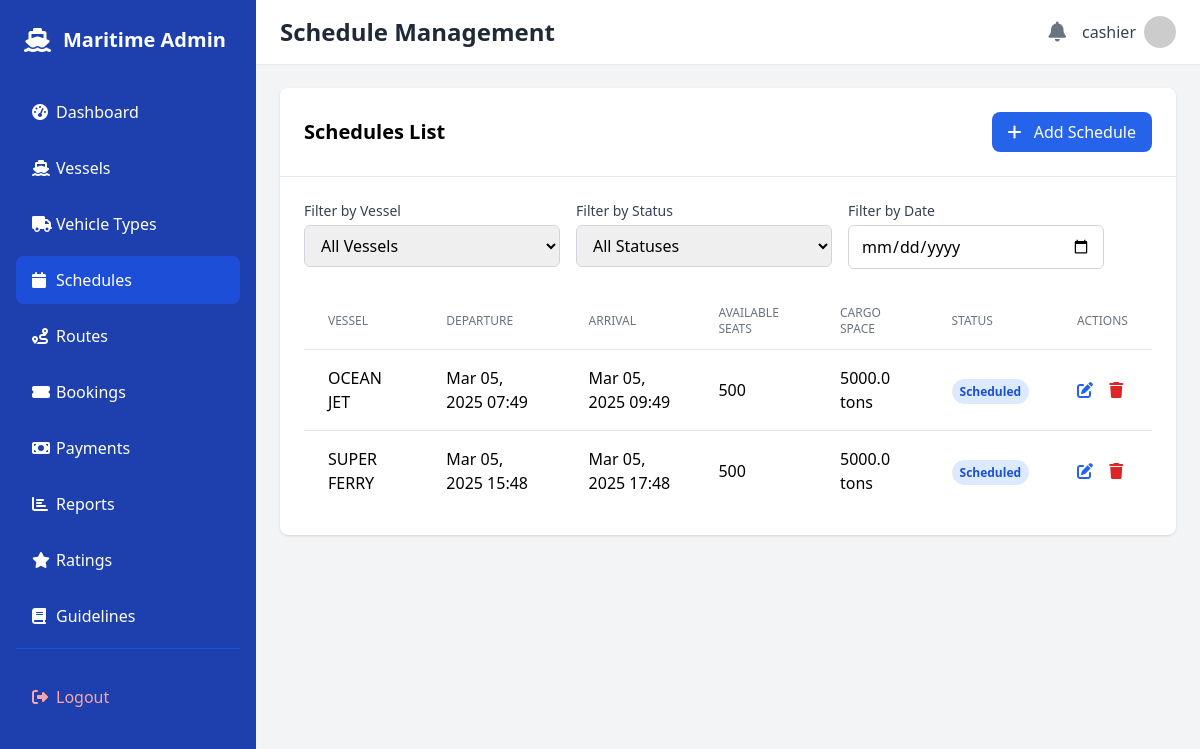
/dashboard/schedules/ (signed in), run on the app's committed database.
### trip/models.py (models this page shows, shortened)
class Schedule(models.Model):
    vessel = models.ForeignKey(Vessel, on_delete=models.CASCADE)
    route = models.ForeignKey(Route, on_delete=models.CASCADE)
    departure_datetime = models.DateTimeField()
    arrival_datetime = models.DateTimeField()
    available_seats = models.PositiveIntegerField()
    available_cargo_space = models.FloatField()
    adult_fare = models.DecimalField(
        max_digits=10,
        decimal_places=2,
        validators=[MinValueValidator(0)],
        help_text="Adult passenger fare rate"
    )
    child_fare = models.DecimalField(
        max_digits=10,
        decimal_places=2,
        validators=[MinValueValidator(0)],
        help_text="Child passenger fare rate (ages 3-11)"
    )
    STATUS_CHOICES = [
        ('scheduled', 'Scheduled'),
        ('in_progress', 'In Progress'),
        ('completed', 'Completed'),
        ('canceled', 'Canceled'),
    ]
    status = models.CharField(max_length=20, choices=STATUS_CHOICES, default='scheduled')
    notes = models.TextField(blank=True, null=True)

class Vessel(models.Model):
    name = models.CharField(max_length=100)
    capacity_passengers = models.PositiveIntegerField()
    capacity_cargo = models.FloatField(help_text="Capacity in metric tons")
    active = models.BooleanField(default=True)

### trip/views.py (the view)
# urls.py: path('dashboard/schedules/', views.schedule_list, name='dashboard_schedules'),
@login_required
@staff_member_required
def schedule_list(request):
    schedules = Schedule.objects.select_related('vessel', 'route').order_by('departure_datetime')
    search_query = request.GET.get('search', '')
    status_filter = request.GET.get('status', '')
    date_filter = request.GET.get('date', '')
    if search_query:
        schedules = schedules.filter(
            Q(vessel__name__icontains=search_query) |
            Q(route__name__icontains=search_query)
        )
    if status_filter:
        schedules = schedules.filter(status=status_filter)
    if date_filter:
        try:
            filter_date = timezone.datetime.strptime(date_filter, '%Y-%m-%d').date()
            schedules = schedules.filter(departure_datetime__date=filter_date)
        except ValueError:
            pass
    paginator = Paginator(schedules, 15)  # Show 15 schedules per page
    page = request.GET.get('page', 1)
    try:
        schedules = paginator.page(page)
    except PageNotAnInteger:
        schedules = paginator.page(1)
    except EmptyPage:
        schedules = paginator.page(paginator.num_pages)
    context = {
        'schedules': schedules,
        'search_query': search_query,
        'status_filter': status_filter,
        'date_filter': date_filter,
        'active_tab': 'schedules',
        'status_choices': Schedule.STATUS_CHOICES,
    }
    return render(request, 'dashboard/schedules.html', context)

### trip/views.py (called while the page is built)
def get_notification_context(request):
    if request.user.is_authenticated:
        pending_payments_count = Booking.objects.filter(is_paid=False).count()
        return {
            'pending_payments_count': pending_payments_count
        }
    return {'pending_payments_count': 0}

### templates/dashboard/schedules.html (shortened to what this page needs)
{% extends 'dashboard/base.html' %}
{% block header %}Schedule Management{% endblock %}
{% block content %}
<div class="bg-white rounded-lg shadow">
    <div class="p-6 border-b border-gray-200 flex justify-between items-center">
        <h2 class="text-xl font-semibold">Schedules List</h2>
        <button id="openAddScheduleModal" class="bg-blue-600 text-white px-4 py-2 rounded-lg hover:bg-blue-700">
            <i class="fas fa-plus mr-2"></i> Add Schedule
        </button>
    </div>
    <div class="p-6">
        <div class="mb-6 flex flex-wrap gap-4">
            <div class="w-full md:w-auto">
                <label for="vessel-filter" class="block text-sm font-medium text-gray-700 mb-1">Filter by Vessel</label>
                <select id="vessel-filter" class="w-full md:w-64 px-3 py-2 border border-gray-300 rounded-md focus:outline-none focus:ring-blue-500 focus:border-blue-500">
                    <option value="">All Vessels</option>
                </select>
            </div>
            <div class="w-full md:w-auto">
                <label for="status-filter" class="block text-sm font-medium text-gray-700 mb-1">Filter by Status</label>
                <select id="status-filter" class="w-full md:w-64 px-3 py-2 border border-gray-300 rounded-md focus:outline-none focus:ring-blue-500 focus:border-blue-500">
                    <option value="">All Statuses</option>
                </select>
            </div>
            <div class="w-full md:w-auto">
                <label for="date-filter" class="block text-sm font-medium text-gray-700 mb-1">Filter by Date</label>
                <input type="date" id="date-filter" class="w-full md:w-64 px-3 py-2 border border-gray-300 rounded-md focus:outline-none focus:ring-blue-500 focus:border-blue-500">
            </div>
        </div>
        <div class="overflow-x-auto">
            <table class="min-w-full divide-y divide-gray-200">
                <thead>
                    <tr>
                        <th class="px-6 py-3 text-left text-xs font-medium text-gray-500 uppercase">Vessel</th>
                        <th class="px-6 py-3 text-left text-xs font-medium text-gray-500 uppercase">Departure</th>
                        <th class="px-6 py-3 text-left text-xs font-medium text-gray-500 uppercase">Arrival</th>
                        <th class="px-6 py-3 text-left text-xs font-medium text-gray-500 uppercase">Available Seats</th>
                        <th class="px-6 py-3 text-left text-xs font-medium text-gray-500 uppercase">Cargo Space</th>
                        <th class="px-6 py-3 text-left text-xs font-medium text-gray-500 uppercase">Status</th>
                        <th class="px-6 py-3 text-left text-xs font-medium text-gray-500 uppercase">Actions</th>
                    </tr>
                </thead>
                <tbody id="schedules-table-body" class="divide-y divide-gray-200">
                    {% for schedule in schedules %}
                    <tr data-vessel-id="{{ schedule.vessel.id }}" data-status="{{ schedule.status }}" data-date="{{ schedule.departure_datetime|date:'Y-m-d' }}">
                        <td class="px-6 py-4">{{ schedule.vessel.name }}</td>
                        <td class="px-6 py-4">{{ schedule.departure_datetime|date:"M d, Y H:i" }}</td>
                        <td class="px-6 py-4">{{ schedule.arrival_datetime|date:"M d, Y H:i" }}</td>
                        <td class="px-6 py-4">{{ schedule.available_seats }}</td>
                        <td class="px-6 py-4">{{ schedule.available_cargo_space }} tons</td>
                        <td class="px-6 py-4">
                            {% if schedule.status == 'scheduled' %}
                            <span class="px-2 py-1 text-xs font-semibold text-blue-700 bg-blue-100 rounded-full">Scheduled</span>
                            {% elif schedule.status == 'in_progress' %}
                            <span class="px-2 py-1 text-xs font-semibold text-yellow-700 bg-yellow-100 rounded-full">In Progress</span>
                            {% elif schedule.status == 'completed' %}
                            <span class="px-2 py-1 text-xs font-semibold text-green-700 bg-green-100 rounded-full">Completed</span>
                            {% elif schedule.status == 'canceled' %}
                            <span class="px-2 py-1 text-xs font-semibold text-red-700 bg-red-100 rounded-full">Canceled</span>
                            {% endif %}
                        </td>
                        <td class="px-6 py-4">
                            <button onclick="openEditScheduleModal({{ schedule.id }})" class="text-blue-600 hover:text-blue-800 mr-3">
                                <i class="fas fa-edit"></i>
                            </button>
                            <button onclick="openDeleteScheduleModal({{ schedule.id }})" class="text-red-600 hover:text-red-800">
                                <i class="fas fa-trash"></i>
                            </button>
                        </td>
                    </tr>
                    {% empty %}
                    <tr>
                        <td colspan="7" class="px-6 py-4 text-center text-gray-500">No schedules found</td>
                    </tr>
                    {% endfor %}
                </tbody>
            </table>
        </div>
    </div>
</div>
{% endblock %}

### templates/dashboard/base.html (shortened to what this page needs)
<!DOCTYPE html>
<html lang="en">
<head>
    <script src="https://cdn.tailwindcss.com"></script>
    <link rel="stylesheet" href="https://cdnjs.cloudflare.com/ajax/libs/font-awesome/6.4.2/css/all.min.css">
</head>
<body class="bg-gray-100">
    <div class="flex min-h-screen">
        <aside class="bg-blue-800 text-white w-64 min-h-screen px-4 py-6">
            <div class="flex items-center mb-8 px-2">
                <i class="fas fa-ship text-2xl"></i>
                <span class="ml-3 text-xl font-bold">Maritime Admin</span>
            </div>
            <nav class="space-y-2">
                <a href="{% url 'dashboard' %}" class="flex items-center px-4 py-3 hover:bg-blue-700 rounded-lg {% if request.resolver_match.url_name == 'dashboard' %}bg-blue-700{% endif %}">
                    <i class="fas fa-tachometer-alt w-6"></i>
                    <span>Dashboard</span>
                </a>
                <a href="{% url 'vessels' %}" class="flex items-center px-4 py-3 hover:bg-blue-700 rounded-lg {% if request.resolver_match.url_name == 'vessels' %}bg-blue-700{% endif %}">
                    <i class="fas fa-ship w-6"></i>
                    <span>Vessels</span>
                </a>
                <a href="#" class="flex items-center px-4 py-3 hover:bg-blue-700 rounded-lg"
                   onclick="openVehicleTypesModal()">
                    <i class="fas fa-truck w-6"></i>
                    <span>Vehicle Types</span>
                </a>
                <a href="{% url 'dashboard_schedules' %}" class="flex items-center px-4 py-3 hover:bg-blue-700 rounded-lg {% if request.resolver_match.url_name == 'dashboard_schedules' %}bg-blue-700{% endif %}">
                    <i class="fas fa-calendar w-6"></i>
                    <span>Schedules</span>
                </a>
                <a href="{% url 'route_list' %}" class="flex items-center px-4 py-3 hover:bg-blue-700 rounded-lg {% if request.resolver_match.url_name == 'route_list' %}bg-blue-700{% endif %}">
                    <i class="fas fa-route w-6"></i>
                    <span>Routes</span>
                </a>
                <a href="{% url 'booking_list' %}" class="flex items-center px-4 py-3 hover:bg-blue-700 rounded-lg {% if request.resolver_match.url_name == 'booking_list' %}bg-blue-700{% endif %}">
                    <i class="fas fa-ticket-alt w-6"></i>
                    <span>Bookings</span>
                </a>
                <a href="{% url 'payments' %}" class="flex items-center px-4 py-3 hover:bg-blue-700 rounded-lg {% if request.resolver_match.url_name == 'payments' %}bg-blue-700{% endif %}">
                    <i class="fas fa-money-bill w-6"></i>
                    <span>Payments</span>
                </a>
                <a href="{% url 'reports' %}" class="flex items-center px-4 py-3 hover:bg-blue-700 rounded-lg {% if request.resolver_match.url_name == 'reports' %}bg-blue-700{% endif %}">
                    <i class="fas fa-chart-bar w-6"></i>
                    <span>Reports</span>
                </a>
                <a href="{% url 'ratings' %}" class="flex items-center px-4 py-3 hover:bg-blue-700 rounded-lg {% if request.resolver_match.url_name == 'ratings' %}bg-blue-700{% endif %}">
                    <i class="fas fa-star w-6"></i>
                    <span>Ratings</span>
                </a>
                <a href="{% url 'guidelines' %}" class="flex items-center px-4 py-3 hover:bg-blue-700 rounded-lg {% if request.resolver_match.url_name == 'guidelines' %}bg-blue-700{% endif %}">
                    <i class="fas fa-book w-6"></i>
                    <span>Guidelines</span>
                </a>
                <div class="pt-6 mt-6 border-t border-blue-700">
                    <a href="{% url 'logout' %}" class="flex items-center px-4 py-3 hover:bg-blue-700 rounded-lg text-red-300 hover:text-white">
                        <i class="fas fa-sign-out-alt w-6"></i>
                        <span>Logout</span>
                    </a>
                </div>
            </nav>
        </aside>
        <div class="flex-1">
            <header class="bg-white shadow-sm">
                <div class="flex items-center justify-between px-6 py-4">
                    <h1 class="text-2xl font-bold text-gray-800">{% block header %}{% endblock %}</h1>
                    <div class="flex items-center space-x-4">
                        <div class="relative">
                            <button
                                class="text-gray-500 hover:text-gray-700"
                                hx-get="{% url 'get_notifications' %}"
                                hx-target="#notifications-dropdown"
                                hx-trigger="click"
                                onclick="toggleNotifications()">
                                <i class="fas fa-bell text-xl"></i>
                            </button>
                        </div>
                        <div class="flex items-center space-x-2">
                            <span class="text-gray-700">{{ user.username }}</span>
                            <img src="https://ui-avatars.com/api/?name={{ user.username }}" alt="{{ user.username }}" class="w-8 h-8 rounded-full">
                        </div>
                    </div>
                </div>
            </header>
            <main class="p-6">
                {% block content %}{% endblock %}
            </main>
        </div>
    </div>
</body>
</html>

### data on the page
Schedule: vessel.name "OCEAN JET", departure_datetime "Mar 05, 2025 07:49", arrival_datetime "Mar 05, 2025 09:49", available_seats "500", available_cargo_space "5000.0", status "Scheduled"
Schedule: vessel.name "SUPER FERRY", departure_datetime "Mar 05, 2025 15:48", arrival_datetime "Mar 05, 2025 17:48", available_seats "500", available_cargo_space "5000.0", status "Scheduled"

### other printed values
{{ user.username }} "cashier"
